Frame 1 (no input): blank canvas, image omitted
Frame 60 (no input): blank canvas, image omitted
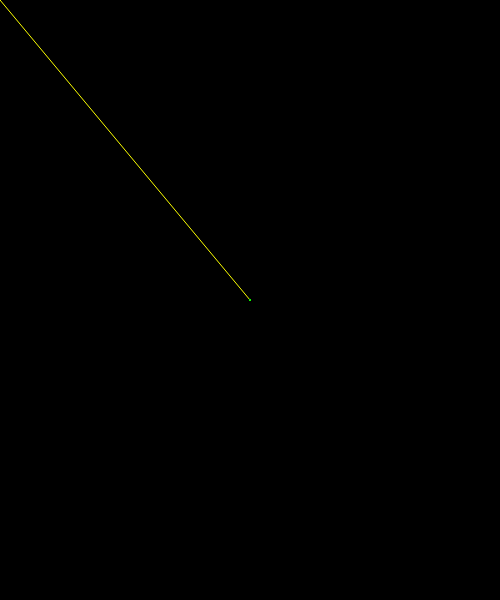
Frame 120 (the mouse pressed at the canvas centre since frame 60)

The p5.js sketch whose frames 1 and 60 were blank and that drew this single picture after the mouse press (run headless with seeded random() and noise() and a simulated clock; from frame 60 on, the mouse is pressed at the canvas centre):

// p5.js sketch
// ── sketch.js
// IMA | NYU Shanghai
// MOQN
// Oct 5 2019


function setup() {
  createCanvas(500, 600);
  background(0);
  colorMode(HSB, 360, 100, 100); // *** learn about colorMode()! ***
}

function draw() {
  stroke(frameCount % 360, 100, 100);
  line(pmouseX, pmouseY, mouseX, mouseY); // pmouseX == previous mouseX
}
